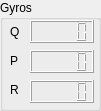
     <widget class="QGroupBox" name="groupBox_16">
      <property name="geometry">
       <rect>
        <x>260</x>
        <y>50</y>
        <width>101</width>
        <height>111</height>
       </rect>
      </property>
      <property name="title">
       <string>Gyros</string>
      </property>
      <widget class="QLCDNumber" name="lcdGyroX">
       <property name="geometry">
        <rect>
         <x>30</x>
         <y>20</y>
         <width>64</width>
         <height>23</height>
        </rect>
       </property>
       <property name="value" stdset="0">
        <double>0.000000000000000</double>
       </property>
      </widget>
      <widget class="QLCDNumber" name="lcdGyroY">
       <property name="geometry">
        <rect>
         <x>30</x>
         <y>50</y>
         <width>64</width>
         <height>23</height>
        </rect>
       </property>
       <property name="value" stdset="0">
        <double>0.000000000000000</double>
       </property>
      </widget>
      <widget class="QLCDNumber" name="lcdGyroZ">
       <property name="geometry">
        <rect>
         <x>30</x>
         <y>80</y>
         <width>64</width>
         <height>23</height>
        </rect>
       </property>
       <property name="value" stdset="0">
        <double>0.000000000000000</double>
       </property>
      </widget>
      <widget class="QWidget" name="layoutWidget">
       <property name="geometry">
        <rect>
         <x>10</x>
         <y>20</y>
         <width>20</width>
         <height>81</height>
        </rect>
       </property>
       <layout class="QVBoxLayout" name="verticalLayout_11">
        <item>
         <widget class="QLabel" name="label_34">
          <property name="text">
           <string>Q</string>
          </property>
         </widget>
        </item>
        <item>
         <widget class="QLabel" name="label_35">
          <property name="text">
           <string>P</string>
          </property>
         </widget>
        </item>
        <item>
         <widget class="QLabel" name="label_36">
          <property name="text">
           <string>R</string>
          </property>
         </widget>
        </item>
       </layout>
      </widget>
     </widget>
